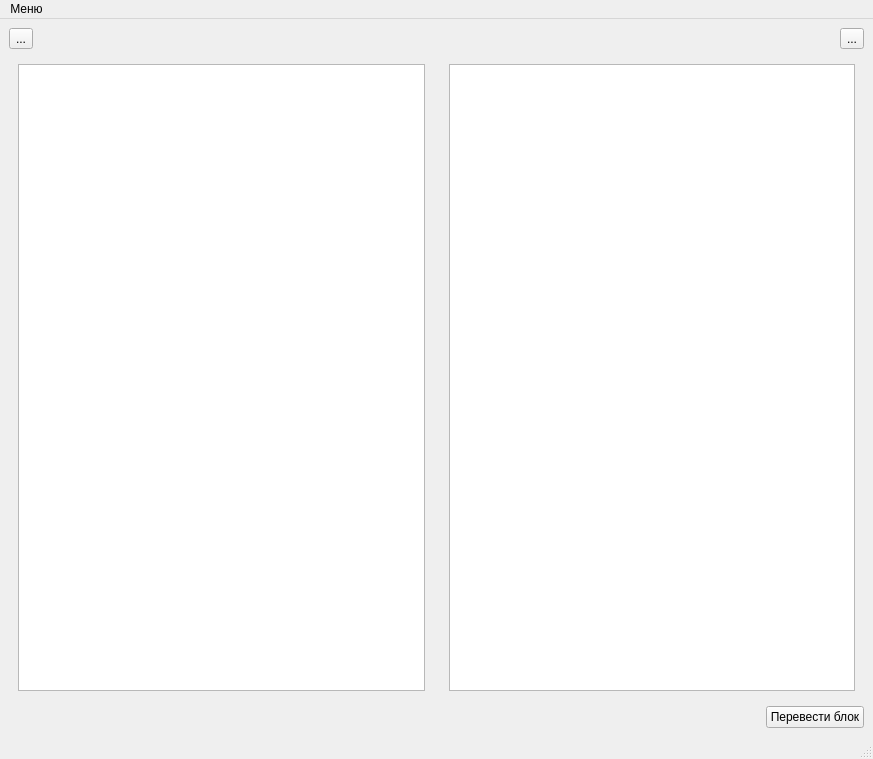
<?xml version="1.0" encoding="UTF-8"?>
<ui version="4.0">
 <class>MainWindow</class>
 <widget class="QMainWindow" name="MainWindow">
  <property name="geometry">
   <rect>
    <x>0</x>
    <y>0</y>
    <width>873</width>
    <height>759</height>
   </rect>
  </property>
  <property name="windowTitle">
   <string>MainWindow</string>
  </property>
  <widget class="QWidget" name="centralwidget">
   <layout class="QGridLayout" name="gridLayout_4">
    <item row="0" column="0" colspan="2">
     <layout class="QHBoxLayout" name="horizontalLayout_4">
      <item>
       <widget class="QToolButton" name="saveToolButton">
        <property name="text">
         <string>...</string>
        </property>
        <property name="icon">
         <iconset>
          <normaloff>save_ico.png</normaloff>save_ico.png</iconset>
        </property>
        <property name="iconSize">
         <size>
          <width>23</width>
          <height>23</height>
         </size>
        </property>
       </widget>
      </item>
      <item>
       <spacer name="horizontalSpacer_4">
        <property name="orientation">
         <enum>Qt::Horizontal</enum>
        </property>
        <property name="sizeHint" stdset="0">
         <size>
          <width>40</width>
          <height>20</height>
         </size>
        </property>
       </spacer>
      </item>
      <item>
       <widget class="QToolButton" name="exitToolButton">
        <property name="text">
         <string>...</string>
        </property>
        <property name="icon">
         <iconset>
          <normaloff>exit_ico.png</normaloff>exit_ico.png</iconset>
        </property>
       </widget>
      </item>
     </layout>
    </item>
    <item row="1" column="0">
     <widget class="QWidget" name="originalPartWidget" native="true">
      <layout class="QGridLayout" name="gridLayout" columnstretch="0,0">
       <item row="0" column="1">
        <widget class="QListWidget" name="originalListWidget">
         <property name="minimumSize">
          <size>
           <width>400</width>
           <height>458</height>
          </size>
         </property>
         <property name="maximumSize">
          <size>
           <width>925</width>
           <height>10000000</height>
          </size>
         </property>
         <property name="wordWrap">
          <bool>true</bool>
         </property>
        </widget>
       </item>
      </layout>
     </widget>
    </item>
    <item row="1" column="1">
     <widget class="QStackedWidget" name="translatedPartStackedWidget">
      <property name="sizeIncrement">
       <size>
        <width>2</width>
        <height>0</height>
       </size>
      </property>
      <property name="currentIndex">
       <number>0</number>
      </property>
      <widget class="QWidget" name="listPage">
       <layout class="QGridLayout" name="gridLayout_2" rowminimumheight="0">
        <item row="0" column="0">
         <widget class="QListWidget" name="translatedListWidget">
          <property name="minimumSize">
           <size>
            <width>400</width>
            <height>458</height>
           </size>
          </property>
          <property name="maximumSize">
           <size>
            <width>925</width>
            <height>16777215</height>
           </size>
          </property>
          <property name="wordWrap">
           <bool>true</bool>
          </property>
         </widget>
        </item>
       </layout>
      </widget>
      <widget class="QWidget" name="editorPage">
       <layout class="QGridLayout" name="gridLayout_3">
        <item row="3" column="0">
         <layout class="QHBoxLayout" name="horizontalLayout_3">
          <item>
           <spacer name="horizontalSpacer_3">
            <property name="orientation">
             <enum>Qt::Horizontal</enum>
            </property>
            <property name="sizeHint" stdset="0">
             <size>
              <width>40</width>
              <height>20</height>
             </size>
            </property>
           </spacer>
          </item>
          <item>
           <widget class="QPushButton" name="saveBlockPushButton">
            <property name="text">
             <string>Сохранить блок</string>
            </property>
           </widget>
          </item>
         </layout>
        </item>
        <item row="0" column="0">
         <layout class="QHBoxLayout" name="horizontalLayout_2">
          <item>
           <spacer name="horizontalSpacer_2">
            <property name="orientation">
             <enum>Qt::Horizontal</enum>
            </property>
            <property name="sizeHint" stdset="0">
             <size>
              <width>40</width>
              <height>20</height>
             </size>
            </property>
           </spacer>
          </item>
          <item>
           <widget class="QPushButton" name="translateApiPushButton">
            <property name="text">
             <string>Перевести</string>
            </property>
           </widget>
          </item>
         </layout>
        </item>
        <item row="1" column="0">
         <widget class="QTextEdit" name="originalTextEdit">
          <property name="font">
           <font>
            <pointsize>9</pointsize>
           </font>
          </property>
          <property name="readOnly">
           <bool>true</bool>
          </property>
         </widget>
        </item>
        <item row="2" column="0">
         <widget class="QTextEdit" name="translatedTextEdit">
          <property name="font">
           <font>
            <pointsize>9</pointsize>
           </font>
          </property>
         </widget>
        </item>
       </layout>
      </widget>
     </widget>
    </item>
    <item row="2" column="1">
     <layout class="QHBoxLayout" name="horizontalLayout">
      <item>
       <spacer name="horizontalSpacer">
        <property name="orientation">
         <enum>Qt::Horizontal</enum>
        </property>
        <property name="sizeHint" stdset="0">
         <size>
          <width>40</width>
          <height>20</height>
         </size>
        </property>
       </spacer>
      </item>
      <item>
       <widget class="QPushButton" name="workWithBlockPushButton">
        <property name="text">
         <string>Перевести блок</string>
        </property>
       </widget>
      </item>
     </layout>
    </item>
   </layout>
  </widget>
  <widget class="QMenuBar" name="menubar">
   <property name="geometry">
    <rect>
     <x>0</x>
     <y>0</y>
     <width>873</width>
     <height>26</height>
    </rect>
   </property>
   <widget class="QMenu" name="menu">
    <property name="title">
     <string>Меню</string>
    </property>
    <widget class="QMenu" name="menu_2">
     <property name="title">
      <string>Экспорт</string>
     </property>
     <addaction name="separator"/>
     <addaction name="exportTxtTrigger"/>
     <addaction name="separator"/>
     <addaction name="exportPdfTrigger"/>
    </widget>
    <addaction name="createTrigger"/>
    <addaction name="separator"/>
    <addaction name="openTrigger"/>
    <addaction name="separator"/>
    <addaction name="saveTrigger"/>
    <addaction name="separator"/>
    <addaction name="menu_2"/>
    <addaction name="separator"/>
    <addaction name="exitTrigger"/>
   </widget>
   <addaction name="menu"/>
  </widget>
  <widget class="QStatusBar" name="statusbar"/>
  <action name="createTrigger">
   <property name="text">
    <string>Новый Проект</string>
   </property>
  </action>
  <action name="openTrigger">
   <property name="text">
    <string>Открыть</string>
   </property>
  </action>
  <action name="saveTrigger">
   <property name="text">
    <string>Сохранить</string>
   </property>
  </action>
  <action name="action">
   <property name="text">
    <string>Выход</string>
   </property>
  </action>
  <action name="exitTrigger">
   <property name="text">
    <string>Выход</string>
   </property>
  </action>
  <action name="exportTxtTrigger">
   <property name="text">
    <string>TXT</string>
   </property>
  </action>
  <action name="actionPDF">
   <property name="text">
    <string>PDF</string>
   </property>
  </action>
  <action name="exportPdfTrigger">
   <property name="text">
    <string>PDF</string>
   </property>
  </action>
 </widget>
 <resources/>
 <connections/>
</ui>
